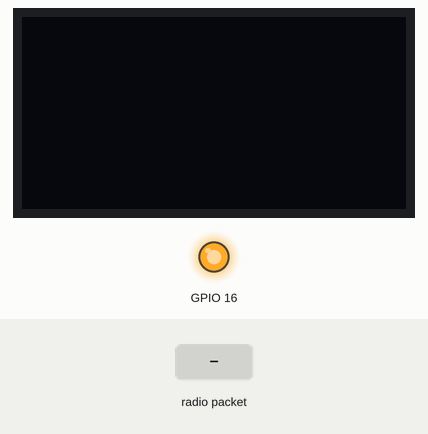
This sketch was run on a simulated ESP32. On the bench: 128×64 one-colour display, output pins drawn as LEDs (lit = HIGH). The inputs (shaded band) are chosen by the test bench. The OLED is the two-colour kind (top 16 rows yellow); WiFi joins after 1.5 s; servers stay silent unless stated; no radio packets arrive unless stated; what the sketch prints to the serial monitor is not drawn.

Above: at 4.2 s.
4.3 s: radio packet "1" arrives
At 6.2 s:
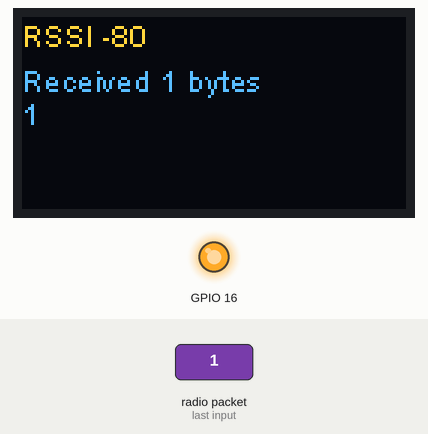
6.8 s: radio packet "0" arrives
At 8.7 s:
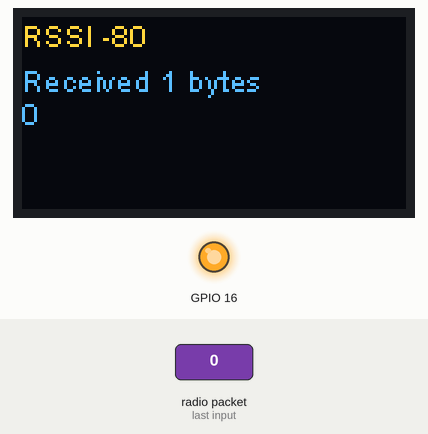
9.0 s: radio packet "2" arrives
Timing chart, 0 to 12.0 s (numbered marks = the images above; inputs shaded):
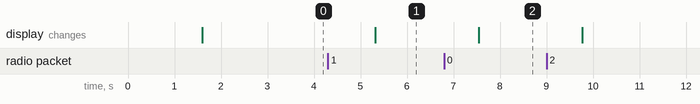

Measured:
- after the input at 4.3 s, the display: changes after 1.0 s (image 1)
- after the input at 6.8 s, the display: changes after 0.74 s (image 2)

The sketch:

DipOledLoRaReciver.ino
```cpp
#include <SPI.h>
#include <LoRa.h>
#include <Wire.h>
#include "SSD1306.h"
#include <WiFi.h>

//thingspeak
#include "ThingSpeak.h"
#include "secrets.h"
//
//unsigned long myChannelNumber = SECRET_CH_ID;
//const char * myWriteAPIKey = SECRET_WRITE_APIKEY;
////thingspeak end


//wifi pass and ssid
//const char* ssid     = "6486EF";
//const char* password = "EVW32C0S00021595";
//const char* ssid     = "TRESNJEVACKI_MALISANI";
//const char* password = "subidubidubi";
//const char* ssid     = "AndroidHrvoje";
//const char* password = "hrvojekokkok";
const char* ssid     = "TRESNJEVACKI_MALISANI"; // Your SSID (Name of your WiFi)
const char* password = "subidubidubi"; //Your Wifi password

const char* host = "api.thingspeak.com";
String api_key = "F8V6VSOLV80LLZV3"; // Your API Key provied by thingspeak


#define SCK     5    // GPIO5  -- SX1278's SCK
#define MISO    19   // GPIO19 -- SX1278's MISO
#define MOSI    27   // GPIO27 -- SX1278's MOSI
#define SS      18   // GPIO18 -- SX1278's CS
#define RST     14   // GPIO14 -- SX1278's RESET
#define DI0     26   // GPIO26 -- SX1278's IRQ(Interrupt Request)
#define BAND    433E6 //915E6 - frequency of LoRa 433MHz/915MHz


//commented after adding thingspeak
//WiFiServer server(80);


int keyIndex = 0;            // your network key index number (needed only for WEP)
WiFiClient  client;
//thingspeak end


SSD1306 display(0x3c, 4, 15);
String rssi = "RSSI --";
String packSize = "--";
String packet ;


String stringForUpload1;
String stringForUpload2;
String stringForUpload3;
String stringForUpload4;
String stringForUpload5;


void loraData(){
  display.clear();
  display.setTextAlignment(TEXT_ALIGN_LEFT);
  display.setFont(ArialMT_Plain_10);
  display.drawString(0 , 15 , "Received "+ packSize + " bytes"); //remove after adding all sensors
  display.drawStringMaxWidth(0 , 26 , 128, packet);
  display.drawString(0, 0, rssi);
  display.display();
}

void cbk(int packetSize) {
  packet ="";
  packSize = String(packetSize,DEC);
  for (int i = 0; i < packetSize; i++) { packet += (char) LoRa.read(); }
  rssi = "RSSI " + String(LoRa.packetRssi(), DEC) ;
  loraData();
}


void setup() {
  Serial.begin(9600);

  pinMode(16,OUTPUT);
  digitalWrite(16, LOW);    // set GPIO16 low to reset OLED
  delay(50);
  digitalWrite(16, HIGH); // while OLED is running, must set GPIO16 in high、

  //set up wifi
  WiFi.begin(ssid, password);

  while (WiFi.status() != WL_CONNECTED) {
        delay(500);
        Serial.print(".");
  }
  Serial.println("");
  Serial.println("WiFi connected");
  Serial.println("IP address: ");
  Serial.println(WiFi.localIP());
  //server.begin();
  //set up wifi - end

  //thingspeak
  WiFi.mode(WIFI_STA);
  ThingSpeak.begin(client);
  //thingspeak end


  while (!Serial);
  Serial.println();
  Serial.println("LoRa Receiver Callback");
  SPI.begin(SCK,MISO,MOSI,SS);
  LoRa.setPins(SS,RST,DI0);
  if (!LoRa.begin(433E6)) {
    Serial.println("Starting LoRa failed!");
    while (1);
  }
  //LoRa.onReceive(cbk);
  LoRa.receive();
  Serial.println("init ok");
  display.init();
  display.flipScreenVertically();
  display.setFont(ArialMT_Plain_10);

  delay(1500);
}

void writeToThingSpeak(){


  Serial.println("Prepare to send data");

  // Use WiFiClient class to create TCP connections
  WiFiClient client;

  const int httpPort = 80;

  if (!client.connect(host, httpPort)) {
    Serial.println("connection failed");
    return;
  }
  else
  {

    String data_to_send = api_key;
    data_to_send += "&field1=";
    data_to_send += String(stringForUpload1);
    data_to_send += "&field2=";
    data_to_send += String(stringForUpload2);
    data_to_send += "&field3=";
    data_to_send += String(stringForUpload3);
    data_to_send += "&field4=";
    data_to_send += String(stringForUpload4);
    data_to_send += "\r\n\r\n";

    client.print("POST /update HTTP/1.1\n");
    client.print("Host: api.thingspeak.com\n");
    client.print("Connection: close\n");
    client.print("X-THINGSPEAKAPIKEY: " + api_key + "\n");
    client.print("Content-Type: application/x-www-form-urlencoded\n");
    client.print("Content-Length: ");
    client.print(data_to_send.length());
    client.print("\n\n");
    client.print(data_to_send);
    Serial.println("Data sent.");

    delay(2000);
  }

  client.stop();

}

void readDataLoRa(){

  int packetSize = LoRa.parsePacket();
  //String data;
  if (packetSize) {
    //data = cbkString(packetSize);
    cbk(packetSize);
    }
  delay(10);
  Serial.println(packet);
}

void loop() {
  readDataLoRa();
  parseString(packet);
  writeToThingSpeak();
}


void parseString(String packet){
  //|15|10|10|25.67|53.98| counter: 56
  stringForUpload1 = packet.substring(1,3);
  stringForUpload2 = packet.substring(4,6);
  stringForUpload3 = packet.substring(7,9);
  stringForUpload4 = packet.substring(10,15);
  stringForUpload5 = packet.substring(16,21);
  Serial.println(stringForUpload1);
  Serial.println(stringForUpload2);
  Serial.println(stringForUpload3);
  Serial.println(stringForUpload4);
  Serial.println(stringForUpload5);
}
```

secrets.h
```cpp
// Use this file to store all of the private credentials
// and connection details

//#define SECRET_SSID "6486EF"                                // replace MySSID with your WiFi network name
//#define SECRET_PASS "EVW32C0S00021595"                            // replace MyPassword with your WiFi password

#define SECRET_SSID "TRESNJEVACKI_MALISANI"
#define SECRET_PASS "subidubidubi"

//#define SECRET_SSID "Tech_D0040587"
//#define SECRET_PASS "CUMBBWRE"

#define SECRET_CH_ID 844353                                 // replace 0000000 with your channel number
#define SECRET_WRITE_APIKEY "RT1BRWVZ39O6DD35"                           // replace XYZ with your channel write API Key
```
